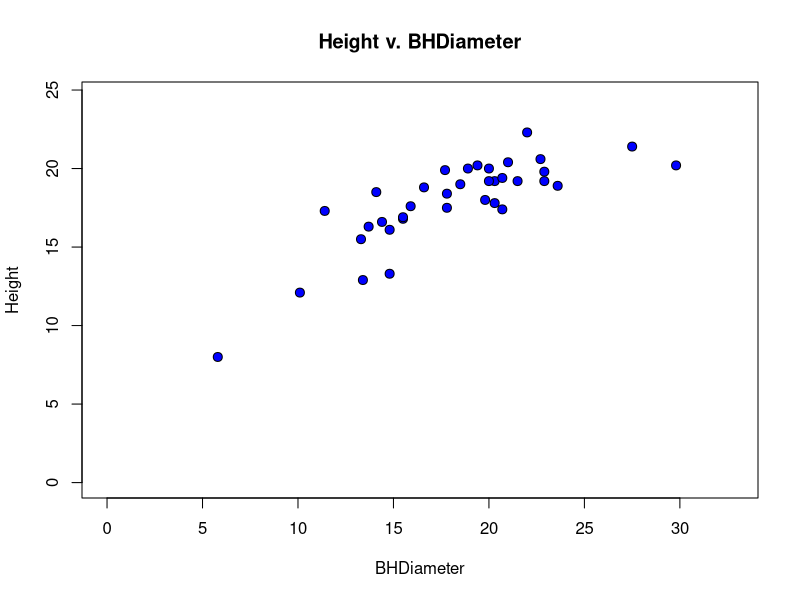

The R source for this figure: (Note: this script raises an error after producing the figure.)
# Task 1
dird="\\Users\\reese\\Desktop\\fa23\\stats\\lab-3\\"
getwd()

# Task 2
spruce.df = read.csv("SPRUCE.csv")
head(spruce.df)

# Task 3

with(spruce.df,  {
  plot(Height~BHDiameter,bg="Blue",pch=21, cex=1.2,main = "Height v. BHDiameter", ylim=c(0,1.1*max(Height)),xlim=c(0,1.1*max(BHDiameter)))
}
)

with(spruce.df, {
  layout(matrix(1:3,nr=3,byrow=TRUE))
  trendscatter(Height~BHDiameter,f=0.5)
  trendscatter(Height~BHDiameter,f=0.6)
  trendscatter(Height~BHDiameter,f=0.7)
  
})

#Task 4

layout(matrix(1:4,nr=2,nc=2))

#Lets look at where the plots will go

AB = with(spruce.df, 
          plot(Height~BHDiameter,bg="Blue",pch=21,cex=1.2,main = "Height v. BHDiameter (with least squares regression line",ylim=c(0,1.1*max(Height)),xlim=c(0,1.1*max(BHDiameter)))
)
spruce.lm=with(spruce.df, lm(Height~BHDiameter))
abline(spruce.lm)

with(spruce.df, 
     plot(Height~BHDiameter,bg="Blue",pch=21,ylim=c(0,1.1*max(Height)),xlim=c(0,1.1*max(BHDiameter)))
)
#make yhat the estimates of E[Height | BHDiameter]
yhat=with(spruce.df,predict(spruce.lm,data.frame(BHDiameter)))
#OR you could use -- (yhat values the predicted values for all the BHDiameter values )
yhat=fitted(spruce.lm)

# Draw in segments making the residuals (regression deviations)
with(spruce.df,{
  segments(BHDiameter,Height,BHDiameter,yhat)
})
abline(spruce.lm)

#residual sum of squares
RSS=with(spruce.df,sum((Height-yhat)^2))

#MSS
with(spruce.df, 
     plot(Height~BHDiameter,bg="Blue",pch=21,ylim=c(0,1.1*max(Height)),xlim=c(0,1.1*max(BHDiameter)))
)

#make nieve model
with(spruce.df, abline(h=mean(Height)))
abline(spruce.lm)

#make the explained deviations (explained by the model)
with(spruce.df, segments(BHDiameter,mean(Height),BHDiameter,yhat,col="Red"))
MSS=with(spruce.df,sum((yhat-mean(Height))^2))
MSS

with(spruce.df, 
     plot(Height~BHDiameter,bg="Blue",pch=21,ylim=c(0,1.1*max(Height)),xlim=c(0,1.1*max(BHDiameter)))
)
with(spruce.df,abline(h=mean(Height)))
with(spruce.df, segments(BHDiameter,Height,BHDiameter,mean(Height),col="Green"))
TSS=with(spruce.df,sum((Height-mean(Height))^2))
par(mfrow=c(1,1))

# Task 5

summary(spruce.lm)
# Slope = 0.48147
# Intercept = 9.14684
# EQN = 0.48147 * BHDiameter + 9.14684
predict(spruce.lm, data.frame(BHDiameter=c(15,18,20)))

# Task 6

library(ggplot2)
g=ggplot(spruce.df, aes(x=BHDiameter,y=Height,colour=BHDiameter))
g=g+geom_point() + geom_line()+ geom_smooth(method="lm")
g+ggtitle("Height Vs BHDiameter")


